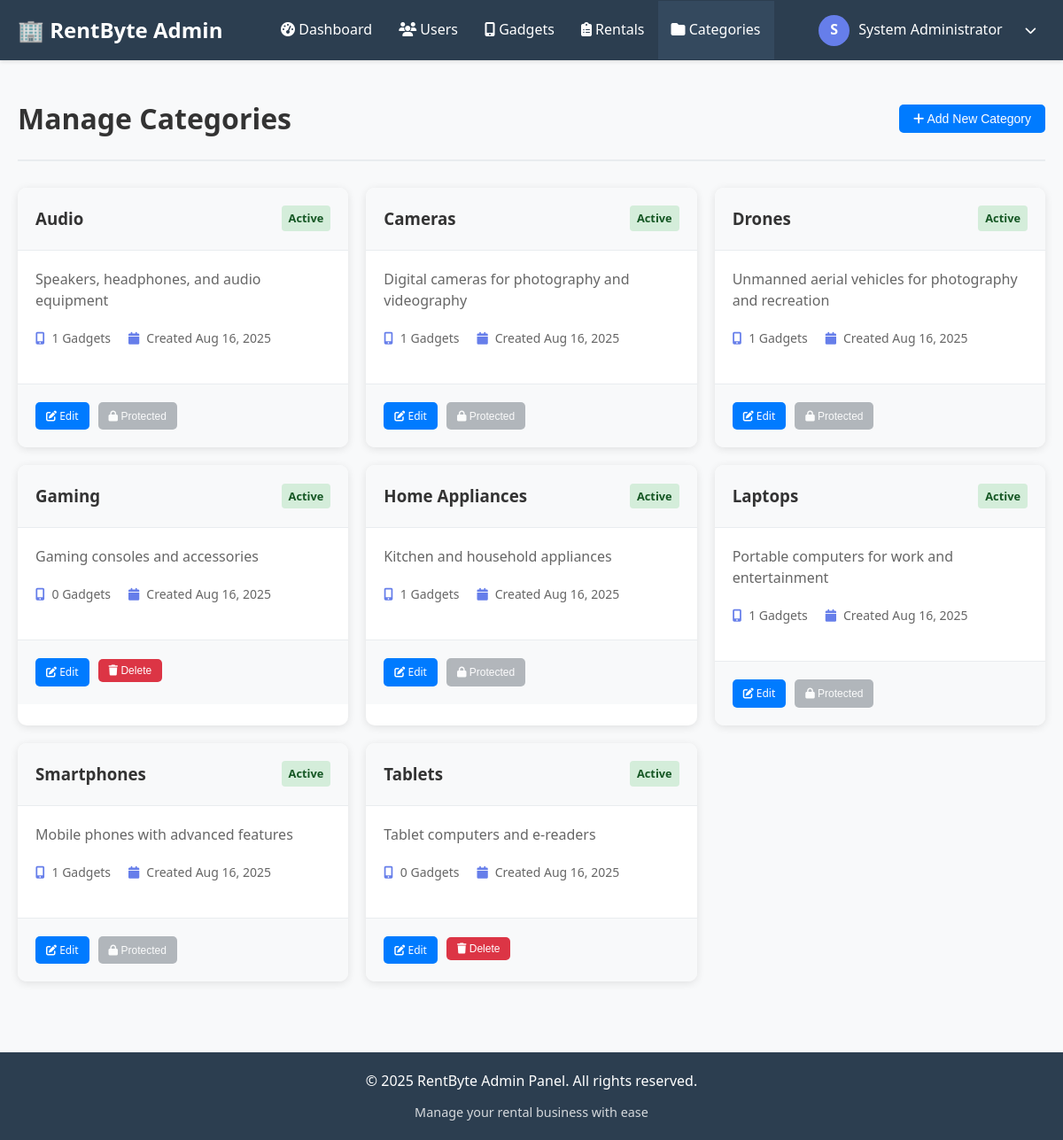
Screenshot of /admin/categories.php (signed in) with the database file from the repository.
### tables this page shows
CREATE TABLE `categories` (
  `id` int(11) NOT NULL AUTO_INCREMENT,
  `name` varchar(50) NOT NULL,
  `description` text DEFAULT NULL,
  `status` enum('active','inactive') NOT NULL DEFAULT 'active',
  `created_at` timestamp NOT NULL DEFAULT CURRENT_TIMESTAMP,
  PRIMARY KEY (`id`),
  UNIQUE KEY `name` (`name`)
);

### includes/config.php (called while the page is built, shortened)
<?php
function getDBConnection() {
    static $connection = null;
    if ($connection === null) {
        $connection = new mysqli(DB_HOST, DB_USERNAME, DB_PASSWORD, DB_NAME);
        $connection->set_charset("utf8");
    }
    return $connection;
}
function executeQuery($query, $params = [], $types = '') {
    $conn = getDBConnection();
    $stmt = $conn->prepare($query);
    $result = $stmt->execute();
    if (stripos(trim($query), 'SELECT') === 0) {
        return $stmt->get_result();
    } else {
        return $result;
    }
}
function formatDate($date) {
    return date('M d, Y', strtotime($date));
}
?>

### admin/categories.php (the view, shortened to what this page needs)
<?php
require_once '../includes/config.php';
$categories_query = "SELECT c.*, COUNT(g.id) as gadget_count
                    FROM categories c
                    LEFT JOIN gadgets g ON c.id = g.category_id
                    GROUP BY c.id
                    ORDER BY c.name";
$categories_result = executeQuery($categories_query);
include '../includes/admin_header.php';
?>
<div class="admin-container">
    <div class="page-header">
        <h1>Manage Categories</h1>
        <button onclick="openModal('addCategoryModal')" class="btn btn-primary">
            <i class="fas fa-plus"></i> Add New Category
        </button>
    </div>
    <div class="categories-grid">
        <?php if ($categories_result && $categories_result->num_rows > 0): ?>
            <?php while ($category = $categories_result->fetch_assoc()): ?>
                <div class="category-card">
                    <div class="category-header">
                        <h3><?php echo htmlspecialchars($category['name']); ?></h3>
                        <span class="status-badge status-<?php echo $category['status']; ?>">
                            <?php echo ucfirst($category['status']); ?>
                        </span>
                    </div>
                    <div class="category-body">
                        <p><?php echo htmlspecialchars($category['description'] ?: 'No description provided.'); ?></p>
                        <div class="category-stats">
                            <div class="stat-item">
                                <i class="fas fa-mobile-alt"></i>
                                <span><?php echo $category['gadget_count']; ?> Gadgets</span>
                            </div>
                            <div class="stat-item">
                                <i class="fas fa-calendar"></i>
                                <span>Created <?php echo formatDate($category['created_at']); ?></span>
                            </div>
                        </div>
                    </div>
                    <div class="category-actions">
                        <a href="?edit=<?php echo $category['id']; ?>" class="btn btn-sm btn-primary">
                            <i class="fas fa-edit"></i> Edit
                        </a>
                        <?php if ($category['gadget_count'] == 0): ?>
                            <form method="POST" style="display: inline;" onsubmit="return confirmDelete('Are you sure you want to delete this category?')">
                                <button type="submit" class="btn btn-sm btn-danger">
                                    <i class="fas fa-trash"></i> Delete
                                </button>
                            </form>
                        <?php else: ?>
                            <button class="btn btn-sm btn-secondary" disabled title="Cannot delete category with gadgets">
                                <i class="fas fa-lock"></i> Protected
                            </button>
                        <?php endif; ?>
                    </div>
                </div>
            <?php endwhile; ?>
        <?php endif; ?>
    </div>
</div>
<?php include '../includes/admin_footer.php'; ?>

### includes/admin_header.php (style rules this page uses)
* { margin: 0; padding: 0; box-sizing: border-box; }
body { font-family: 'Segoe UI', Tahoma, Geneva, Verdana, sans-serif; background-color: #f8f9fa; color: #333; line-height: 1.6; }

### admin/categories.php (style rules this page uses)
.admin-container { max-width: 1200px; margin: 0 auto; padding: 20px; }
.page-header { display: flex; justify-content: space-between; align-items: center; margin-bottom: 30px; padding-bottom: 20px; border-bottom: 2px solid #e9ecef; }
.categories-grid { display: grid; grid-template-columns: repeat(auto-fit, minmax(350px, 1fr)); gap: 20px; }
.category-card { background: white; border-radius: 10px; box-shadow: 0 2px 10px rgba(0,0,0,0.1); overflow: hidden; transition: transform 0.3s, box-shadow 0.3s; }
.category-header { display: flex; justify-content: space-between; align-items: center; padding: 20px; background: #f8f9fa; border-bottom: 1px solid #e9ecef; }
.category-header h3 { margin: 0; color: #333; }
.category-body { padding: 20px; }
.category-body p { color: #666; margin-bottom: 20px; line-height: 1.5; }
.category-stats { display: flex; gap: 20px; margin-bottom: 20px; }
.stat-item { display: flex; align-items: center; gap: 8px; color: #666; font-size: 14px; }
.stat-item i { color: #667eea; }
.category-actions { display: flex; gap: 10px; padding: 20px; background: #f8f9fa; border-top: 1px solid #e9ecef; }
.status-badge { padding: 4px 8px; border-radius: 4px; font-size: 0.8em; font-weight: bold; }
.status-active { background-color: #d4edda; color: #155724; }
.btn { padding: 8px 16px; border: none; border-radius: 5px; cursor: pointer; text-decoration: none; display: inline-block; font-size: 14px; font-weight: 500; transition: all 0.3s; }
.btn-primary { background-color: #007bff; color: white; }
.btn-secondary { background-color: #6c757d; color: white; }
.btn-danger { background-color: #dc3545; color: white; }
.btn-sm { padding: 6px 12px; font-size: 12px; }
.btn:disabled { opacity: 0.5; cursor: not-allowed; }

### rows the page displays
categories: name "Audio", status "Active", description "Speakers, headphones, and audio equipment", gadget_count "1", created_at "Aug 16, 2025", shows "Protected"
categories: name "Cameras", status "Active", description "Digital cameras for photography and videography", gadget_count "1", created_at "Aug 16, 2025", shows "Protected"
categories: name "Drones", status "Active", description "Unmanned aerial vehicles for photography and recreation", gadget_count "1", created_at "Aug 16, 2025", shows "Protected"
categories: name "Gaming", status "Active", description "Gaming consoles and accessories", gadget_count "0", created_at "Aug 16, 2025"
categories: name "Home Appliances", status "Active", description "Kitchen and household appliances", gadget_count "1", created_at "Aug 16, 2025", shows "Protected"
categories: name "Laptops", status "Active", description "Portable computers for work and entertainment", gadget_count "1", created_at "Aug 16, 2025", shows "Protected"
categories: name "Smartphones", status "Active", description "Mobile phones with advanced features", gadget_count "1", created_at "Aug 16, 2025", shows "Protected"
categories: name "Tablets", status "Active", description "Tablet computers and e-readers", gadget_count "0", created_at "Aug 16, 2025"

### other values shown
substr($_SESSION['full_name'], 0, 1) "S"
$_SESSION['full_name'] "System Administrator"
